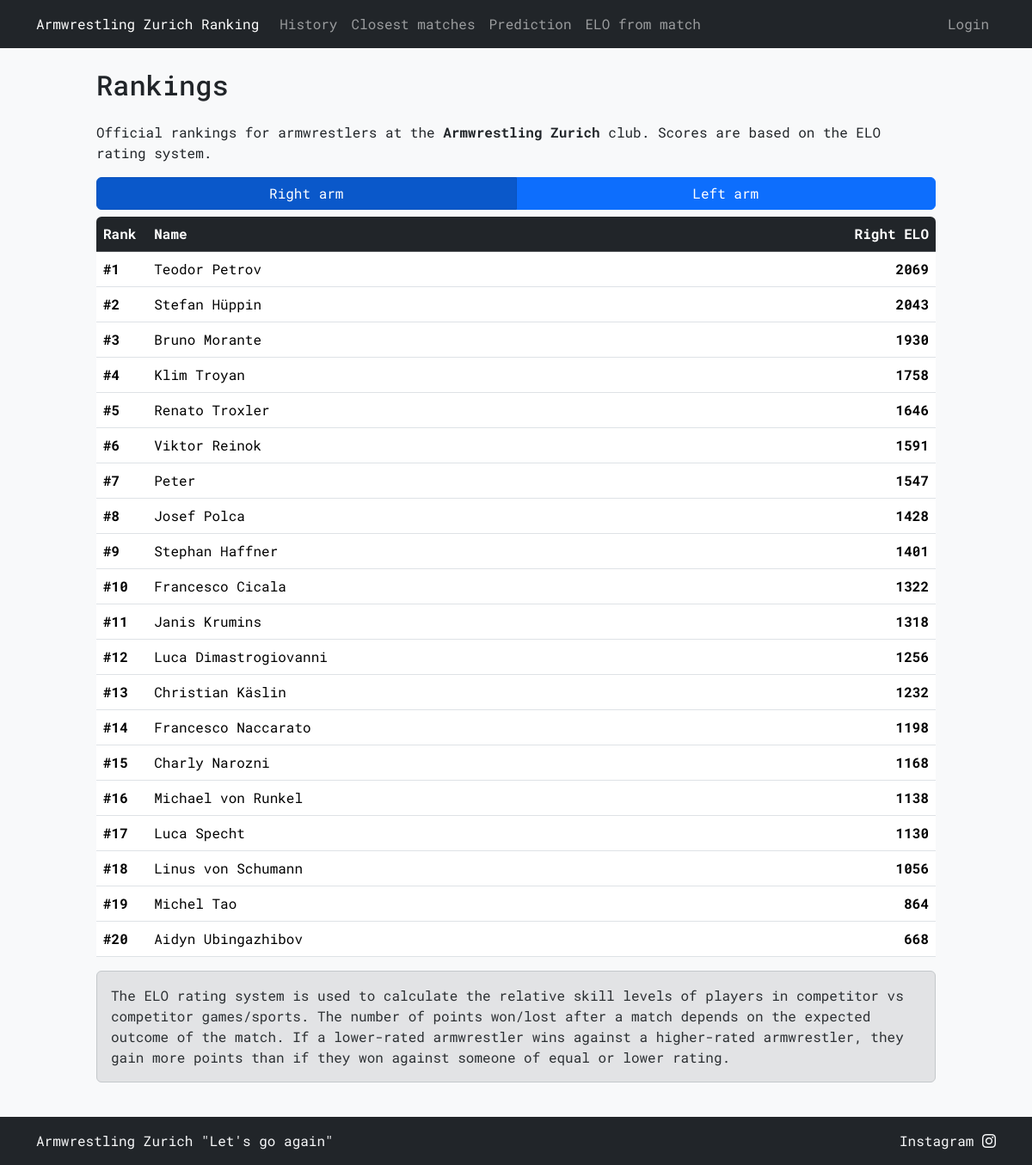
Before: / with the older database file.
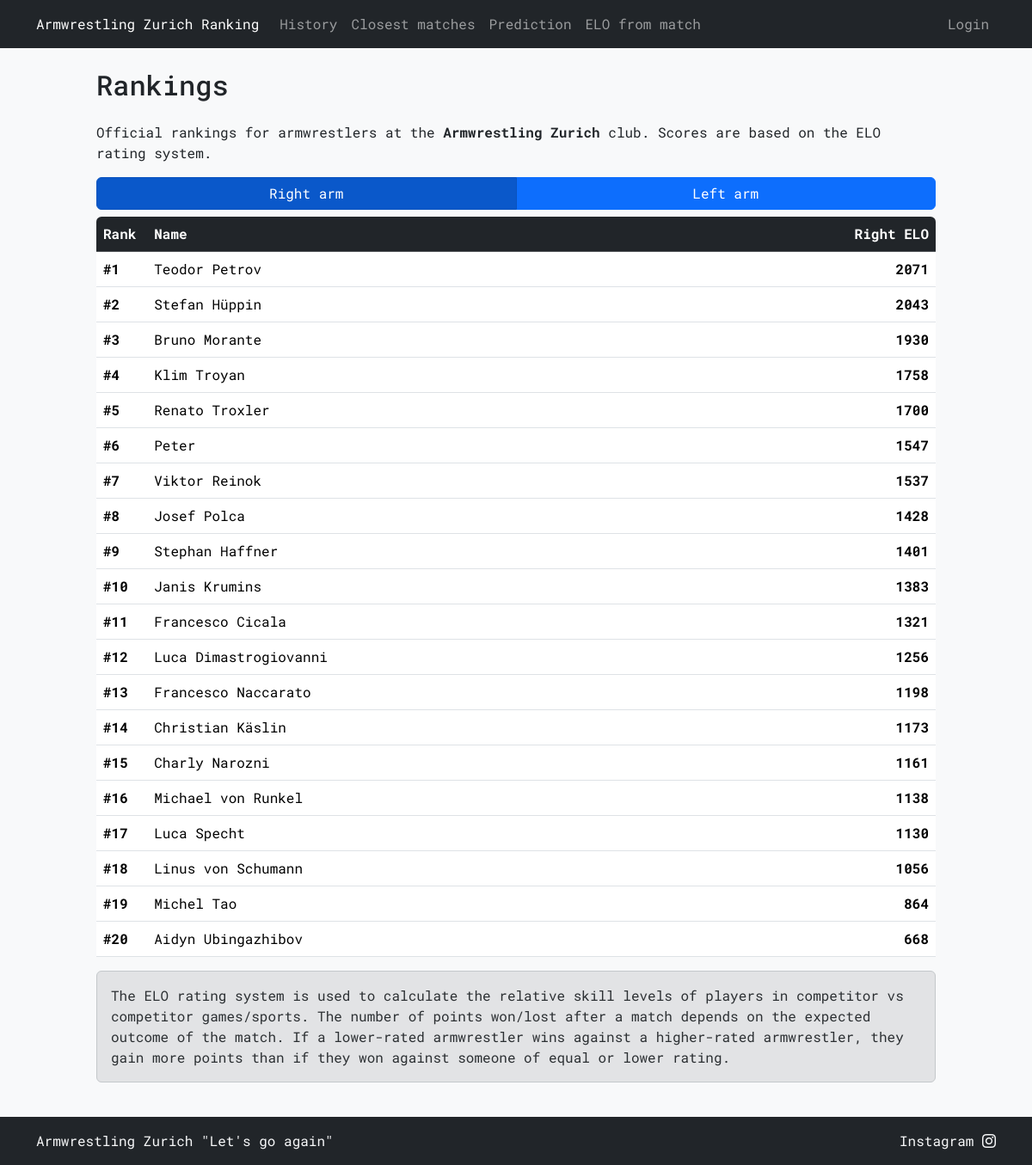
After: the same page with the newer database file.
### tables this page shows
CREATE TABLE "armwrestlers" (
    name TEXT PRIMARY KEY,
    right_elo INTEGER NOT NULL,
    left_elo INTEGER NOT NULL,
    added_by TEXT NOT NULL,
    FOREIGN KEY (added_by) REFERENCES users(username)
);

### armelo_app.py (the view)
@app.route("/")
@app.route("/<any(right, left):arm>")
def ranking(arm='right'):
    order_by = 'right_elo' if arm == 'right' else 'left_elo'
    armwrestlers = db_execute('SELECT DENSE_RANK() OVER (ORDER BY {0} DESC) AS rank, name, {0} FROM armwrestlers'.format(order_by))
    username = session.get('username')
    return render_template('ranking.html', armwrestlers=armwrestlers, username=username, arm=arm)

### armelo_app.py (called while the page is built)
def get_db():
    db = getattr(g, '_database', None)
    if db is None:
        db = g._database = sqlite3.connect(DATABASE)
    return db

def db_execute(query, *args):
    db = get_db()
    cur = db.cursor()
    cur.execute(query, args)
    if query.strip().upper().startswith(("SELECT", "WITH")):
        rv = cur.fetchall()
        cur.close()
        return rv
    else:
        db.commit()
        cur.close()

@app.context_processor
def inject_user():
    username = session.get('username')
    return dict(username=username)

### templates/ranking.html (shortened to what this page needs)
{% extends "layout.html" %}
{% block content %}
<h2 class="mb-4">Rankings</h2>
<p>Official rankings for armwrestlers at the <strong>Armwrestling Zurich</strong> club. Scores are based on the ELO rating system.</p>
<div class="btn-group btn-group-toggle mb-2 w-100" data-toggle="buttons">
    <a href="{{ url_for('ranking', arm='right') }}"
       class="btn btn-primary w-50 {{ 'active' if arm == 'right' else '' }}" role="button" aria-pressed="{{ 'true' if arm == 'right' else 'false' }}">Right arm</a>
    <a href="{{ url_for('ranking', arm='left') }}"
       class="btn btn-primary w-50 {{ 'active' if arm == 'left' else '' }}" role="button" aria-pressed="{{ 'true' if arm == 'left' else 'false' }}">Left arm</a>
</div>
<div class="table-responsive rounded">
    <table class="table">
        <thead class="table-dark">
            <tr>
                <th style="width: 5%;">Rank</th>
                <th style="width: 75%;">Name</th>
                <th class="text-end text-nowrap" style="width: 10%;">{{ "Right ELO" if arm == 'right' else "Left ELO" }}</th>
            </tr>
        </thead>
        <tbody>
            {% for armwrestler in armwrestlers %}
            <tr>
                <td style="width: 5%;"><strong>#{{ armwrestler[0] }}</strong></td>
                <td style="width: 75%;">{{ armwrestler[1] }}</td>
                <td style="width: 10%;" class="text-end"><strong>{{ armwrestler[2] }}</strong></td>
            </tr>
            {% endfor %}
        </tbody>
    </table>
</div>
<div class="alert alert-secondary" role="alert">
    The ELO rating system is used to calculate the relative skill levels of players in competitor vs competitor games/sports.
    The number of points won/lost after a match depends on the expected outcome of the match.
    If a lower-rated armwrestler wins against a higher-rated armwrestler, they gain more points than if they won against someone of equal or lower rating.
</div>
{% endblock %}

### templates/layout.html (shortened to what this page needs)
<!doctype html>
<html lang="en">
    <head>
        <link href="https://cdn.jsdelivr.net/npm/bootstrap@5.3.3/dist/css/bootstrap.min.css" rel="stylesheet">
        <link href="https://cdn.jsdelivr.net/npm/bootstrap-icons@1.11.3/font/bootstrap-icons.css" rel="stylesheet">
        <link href="/static/styles.css" rel="stylesheet">
    </head>
    <body class="bg-light">
        {% if username %}
        <nav class="navbar navbar-expand-xxl navbar-dark bg-dark">
        {% else %}
        <nav class="navbar navbar-expand-lg navbar-dark bg-dark">
        {% endif %}
            <div class="container">
                <a class="navbar-brand fs-6" href="{{ url_for('ranking') }}">Armwrestling Zurich Ranking</a>
                <div class="collapse navbar-collapse" id="navbarNavAltMarkup">
                    <div class="navbar-nav">
                            <a class="nav-link text-nowrap" href="{{ url_for('history') }}">History</a>
                            <a class="nav-link text-nowrap" href="{{ url_for('closest_matches') }}">Closest matches</a>
                            <a class="nav-link text-nowrap" href="{{ url_for('prediction') }}">Prediction</a>
                            <a class="nav-link text-nowrap" href="{{ url_for('elo_from_match') }}">ELO from match</a>
                    </div>
                    <div class="navbar-nav ms-auto">
                        {% if username %}
                            <a class="nav-link disabled text-nowrap">{{ username }}</a>
                            <a class="nav-link text-nowrap" href="{{ url_for('logout') }}">Logout</a>
                        {% else %}
                            <a class="nav-link text-nowrap" href="{{ url_for('login') }}">Login</a>
                        {% endif %}
                    </div>
                </div>
            </div>
        </nav>
        <div class="container my-4 col-lg-10">
            <div class="row justify-content-center">
                <div style="max-width: 1200px;">
                    {% block content %}{% endblock %}
                </div>
            </div>
        </div>
        <footer class="footer mt-auto py-3 bg-dark">
            <div class="container text-light">
                <div class="d-flex flex-column flex-md-row justify-content-between">
                    <div class="mb-2 mb-md-0">Armwrestling Zurich "Let's go again"</div>
                    <a href="https://www.instagram.com/armwrestlingzurich" target="_blank" class="mb-1 mb-md-0 text-decoration-none text-light">
                        Instagram <i class="bi bi-instagram"></i>
                    </a>
                </div>
            </div>
        </footer>
    </body>
</html>

### static/styles.css (style rules this page uses)
* { font-family: 'Roboto Mono', monospace; }
html, body { height: 100%; scrollbar-width: none; -ms-overflow-style: none; }
body { display: flex; flex-direction: column; }
.navbar-brand { transition: opacity 0.15s ease; }

Changed rows visible on the page:
changed armwrestlers "Teodor Petrov": right_elo "2069" → "2071"
changed armwrestlers "Renato Troxler": right_elo "1646" → "1700"
shown differently, row unchanged: armwrestlers "Peter": armwrestler "7" → "6"; moves up the list
changed armwrestlers "Viktor Reinok": armwrestler "6" → "7"; right_elo "1591" → "1537"
changed armwrestlers "Janis Krumins": armwrestler "11" → "10"; right_elo "1318" → "1383"; moves up the list
changed armwrestlers "Francesco Cicala": armwrestler "10" → "11"; right_elo "1322" → "1321"
shown differently, row unchanged: armwrestlers "Francesco Naccarato": armwrestler "14" → "13"; moves up the list
changed armwrestlers "Christian Käslin": armwrestler "13" → "14"; right_elo "1232" → "1173"
changed armwrestlers "Charly Narozni": right_elo "1168" → "1161"
